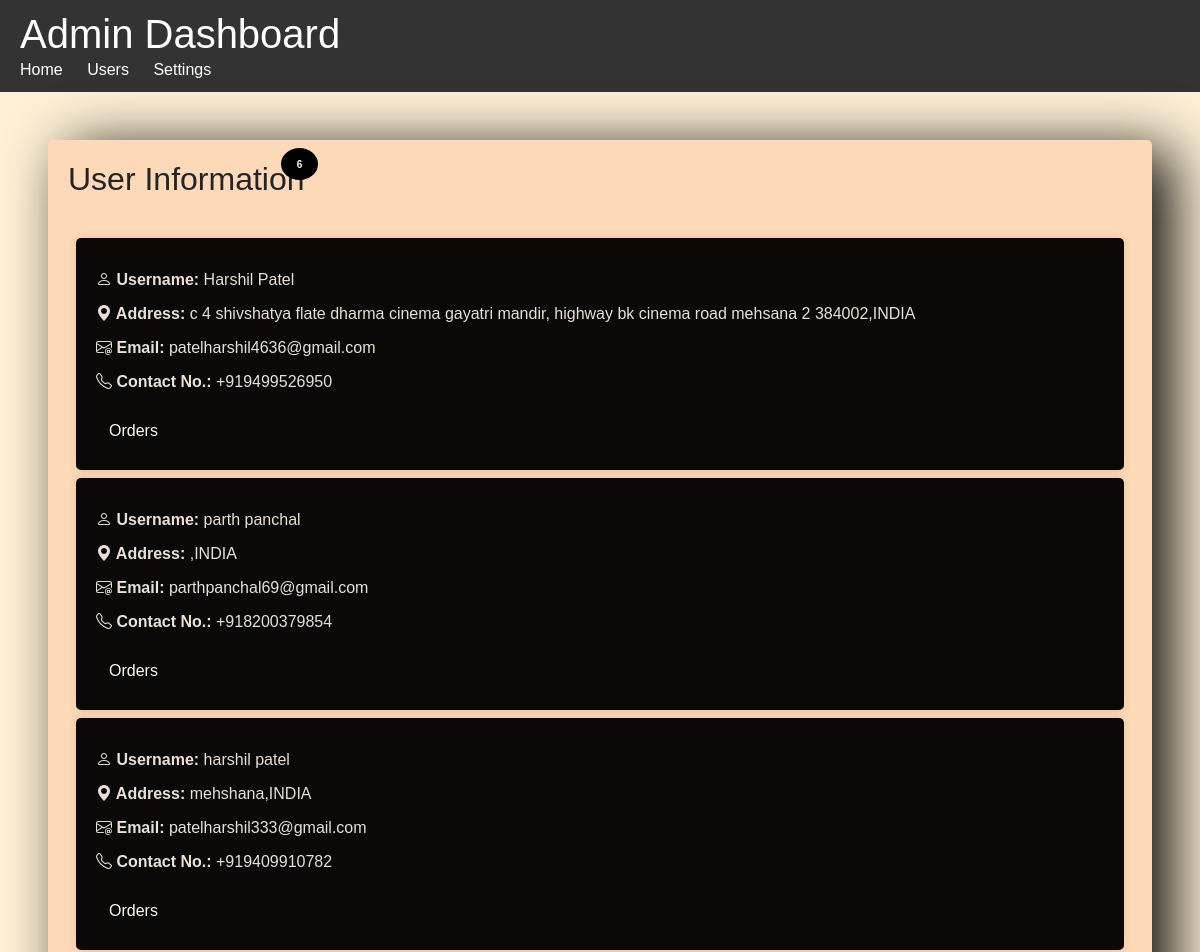
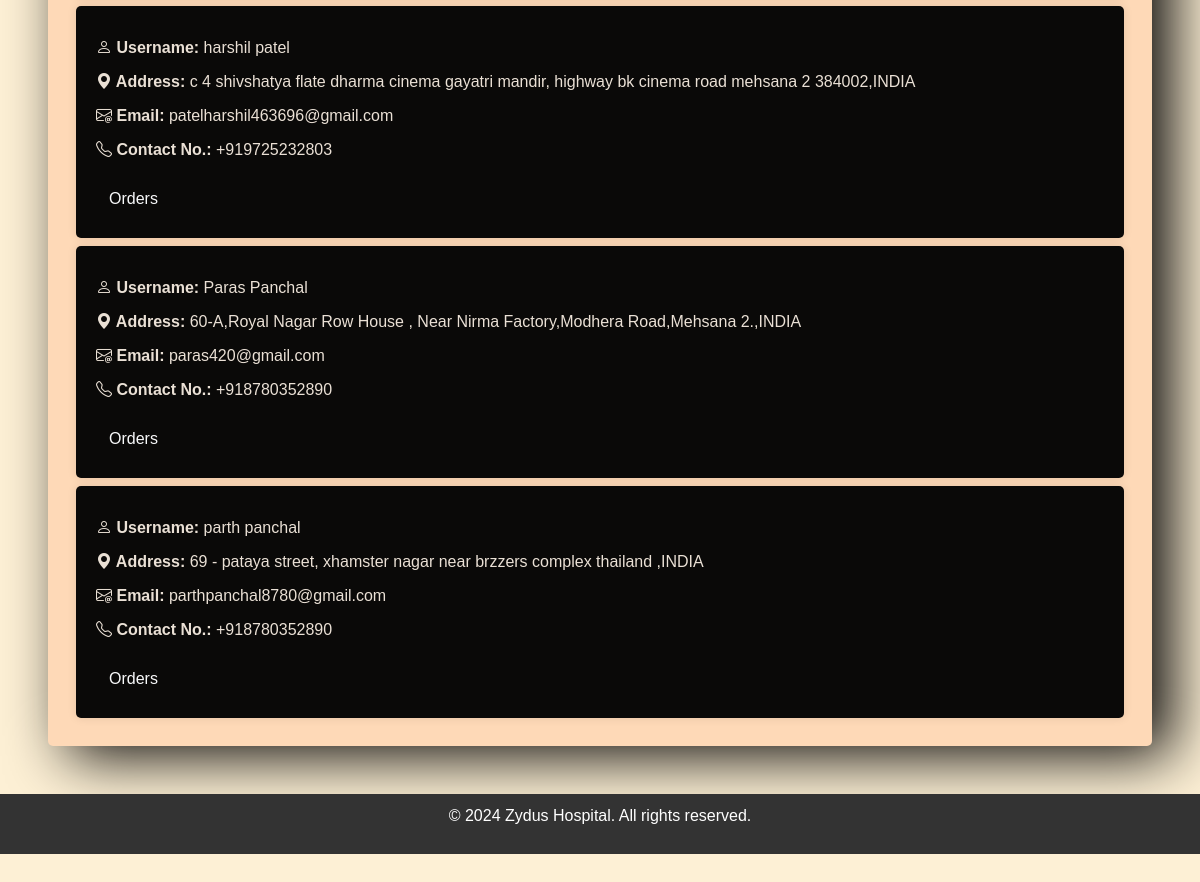
Page /Admin/CheckUsers.php on the earlier database version (2 pictures, top to bottom).
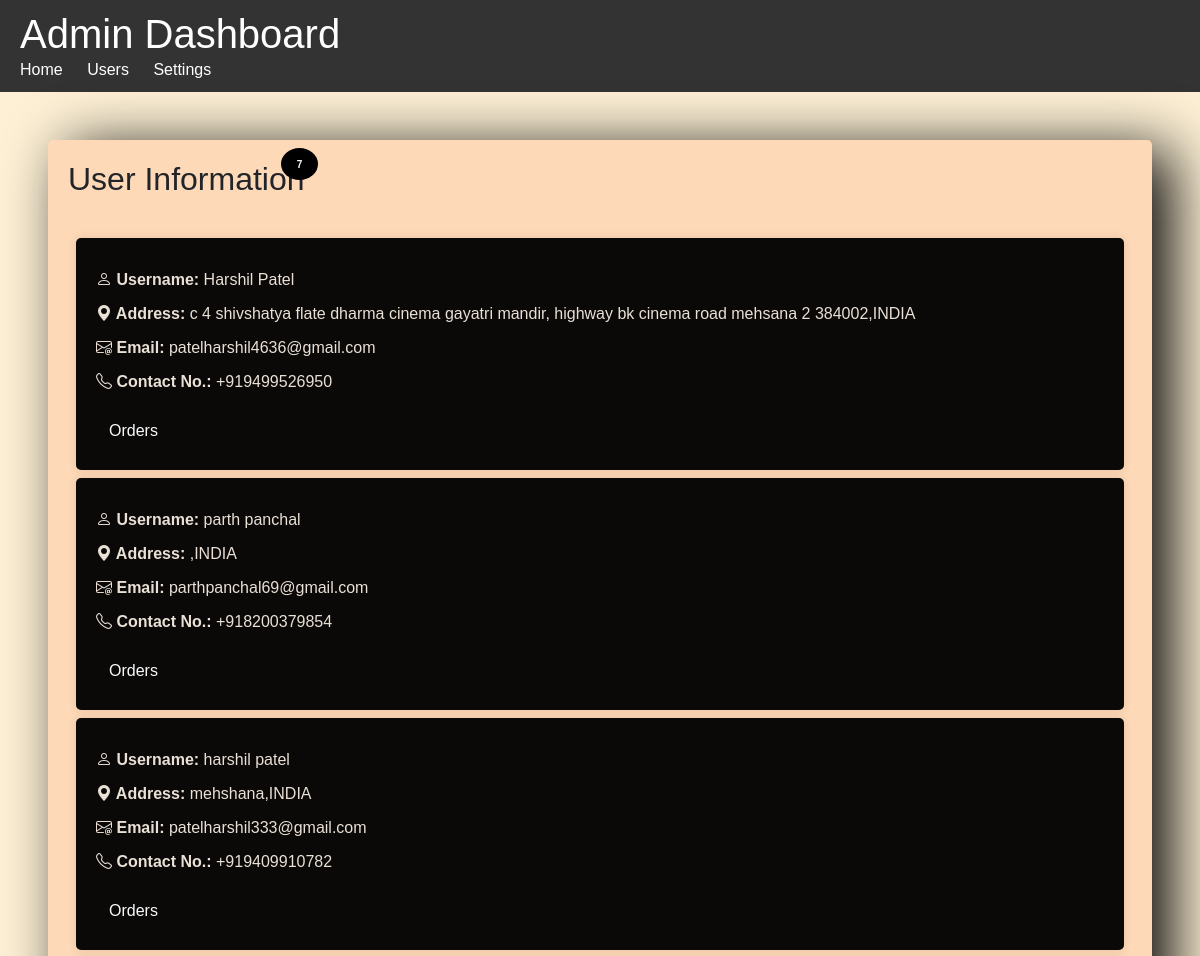
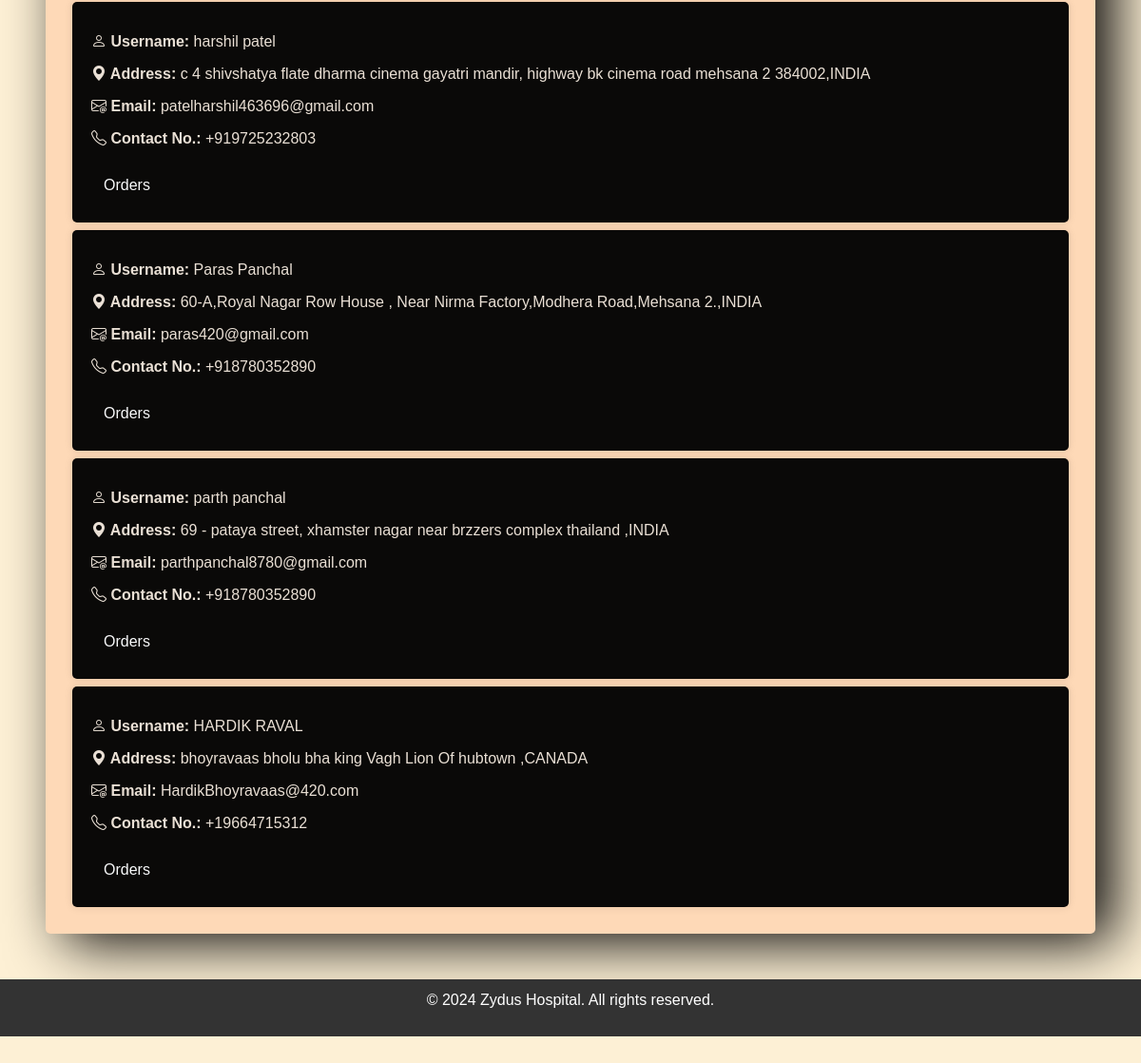
Same page on the later database version (2 pictures, top to bottom).
### tables this page shows
CREATE TABLE IF NOT EXISTS `reg` (
  `F_NAME` varchar(20) NOT NULL,
  `L_NAME` varchar(20) NOT NULL,
  `EMAIL` varchar(50) NOT NULL,
  `PASS` varchar(14) NOT NULL,
  `ADD` varchar(300) NOT NULL,
  `CONTACT_NO` varchar(15) NOT NULL,
  `COUNTRY` varchar(200) NOT NULL,
  PRIMARY KEY (`EMAIL`)
);

### Admin/CheckUsers.php (the view, shortened to what this page needs)
<?php include('../Helpers/ServerConnect.php'); ?>
<!DOCTYPE html>
<html lang="en">
<head>
    <?php include('../Helpers/LINKS.php'); ?>
</head>
<body class="body" style="background-color:#fdf0d5;">
    <?php
     include('Header.php');
     $AllData=$con->query("SELECT * FROM reg");
?>
    <div class="m-5">
    <div class="container main-content" style="background-color: #fed9b7;">
        <h2 class="d-flex">User Information </h2> <span class="px-3 fw-bolder text-light" style="position: relative; left: 20%; font-size:x-small; bottom:3.5rem; background: #000000; padding: 1%; border-radius:100%;">
            <?php echo $AllData->num_rows; ?>
        </span>
        <?php
        if ($AllData->num_rows > 0) {
            while ($row = $AllData->fetch_assoc()) {
        ?>
         <div class="user-info m-2 " style="background-color:#0a0908; color: #eae0d5;">
            <p><strong><i class="bi bi-person"></i> Username:</strong> <?php echo $row['F_NAME']." ".$row['L_NAME']; ?></p>
            <p><strong><i class="bi bi-geo-alt-fill"></i> Address:</strong> <?php echo $row['ADD'].",".$row['COUNTRY']; ?></p>
            <p><strong><i class="bi bi-envelope-at"></i> Email:</strong> <?php echo $row['EMAIL']; ?></p>
            <p><strong><i class="bi bi-telephone"></i> Contact No.:</strong> <?php echo $row['CONTACT_NO']; ?></p>
      <button class="btn text-light  mt-2 " style="">Orders</button>
        </div>
        <?php
            }
        }
        ?>
    </div>
    </div>
  <?php
  include('Footer.php');
  ?>
</body>
</html>

### Helpers/LINKS.php (shortened to what this page needs)
<link rel="stylesheet" href="styles.css" />
     <link rel="stylesheet" href="https://cdn.jsdelivr.net/npm/bootstrap-icons@1.11.3/font/bootstrap-icons.min.css">
     <link href="https://cdn.jsdelivr.net/npm/bootstrap@5.0.2/dist/css/bootstrap.min.css" rel="stylesheet"
>
     <link rel="stylesheet" href="https://cdn.jsdelivr.net/npm/bootstrap-icons@1.10.5/font/bootstrap-icons.css">
     <link href="https://cdn.jsdelivr.net/npm/bootstrap@5.0.2/dist/css/bootstrap.min.css" rel="stylesheet"
>
     <link rel="stylesheet" href="style.css">

### Admin/Header.php (shortened to what this page needs)
<nav>
        <div class="container">
            <h1>Admin Dashboard</h1>
            <ul>
                <li><a href="#">Home</a></li>
                <li><a href="#">Users</a></li>
                <li><a href="#">Settings</a></li>
            </ul>
        </div>
    </nav>

### Admin/Footer.php (shortened to what this page needs)
<footer>
        <div class="container">
            <p>&copy; 2024 Zydus Hospital. All rights reserved.</p>
        </div>
    </footer>

### styles.css (style rules this page uses)
footer { text-align: center; margin-bottom: 2rem; }

### Admin/CheckUsers.php (style rules this page uses)
.user-info { background-color: #f9f9f9; padding: 20px; border-radius: 5px; box-shadow: 0 0 10px rgba(0, 0, 0, 0.1); transition:all 0.5s ; }
.user-info p { margin: 10px 0; }
.user-info strong { font-weight: bold; }
body { font-family: Arial, sans-serif; margin: 0; padding: 0; background-color: #f4f4f4; }
.container { max-width: 1200px; margin: 0 auto; padding: 0 20px; }
.main-content { background-color: #fff; padding: 20px; margin-top: 20px; border-radius: 5px; box-shadow: 0 0 10px rgba(0, 0, 0, 0.1); }
body { transition: all 1s; }
.main-content { box-shadow: 20px 10px 60px #0a0908; }

### Admin/Header.php (style rules this page uses)
nav { background-color: #333; color: #fff; padding: 10px 0; }
nav h1 { margin: 0; }
nav ul { list-style: none; padding: 0; margin: 0; }
nav ul li { display: inline; margin-right: 20px; }
nav ul li a { color: #fff; text-decoration: none; transition: color 0.3s ease; }

### Admin/Footer.php (style rules this page uses)
footer { background-color: #333; color: #fff; padding: 10px 0; text-align: center; position: static; bottom: 0; width: 100%; }

Differences in the rows shown:
added reg: F_NAME "HARDIK", L_NAME "RAVAL", ADD "bhoyravaas bholu bha king Vagh Lion Of hubtown", COUNTRY "CANADA", EMAIL "HardikBhoyravaas@420.com", CONTACT_NO "+19664715312"
Other differences:
$AllData->num_rows: "6" → "7"
